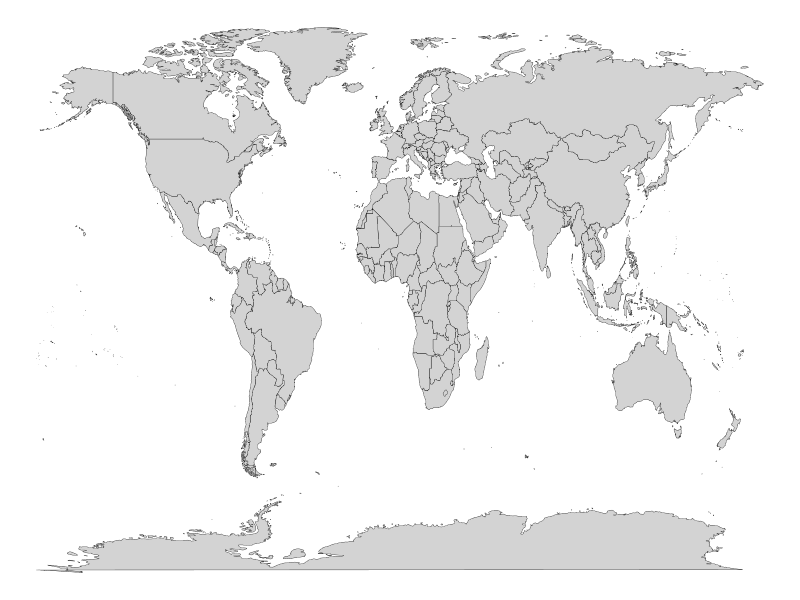

The R source for this figure:
## ---- chunk 1
library("ggplot2")
world <- map_data("world")
ggplot() +
  geom_map(
    data = world, map = world,
    aes(long, lat, map_id = region),
    color = "black", fill = "lightgray", size = 0.1
  ) +
  theme_void()
